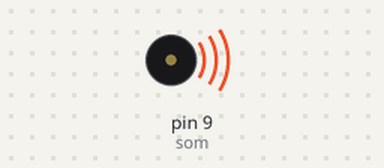
The sketch below on a simulated Arduino Uno, built with avr-gcc and run on an emulated ATmega328P. Shown: buzzer (waves = sounding).

Above: at 0.05 s.
At 2.8 s:
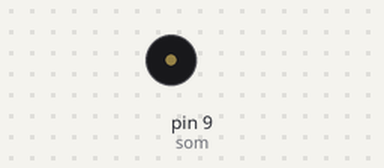
Timing chart, 0 to 7.0 s (numbered marks = the images above):
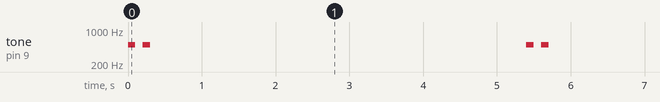

The sketch:

som.ino
```cpp
#define som 9

void setup() {
 pinMode(som, OUTPUT);
}

void loop() {
 tone(som, 500, 100);
 delay(100);
 delay(100);
  tone(som, 500, 100);
 delay(100);
 delay(100);

 delay(5000);
}
```

Measured:
- by itself, tone on pin 9 (som): repeats every 5.4 s: silent 0.10 s, 500 Hz 0.10 s, silent 5.1 s, 500 Hz 0.10 s
